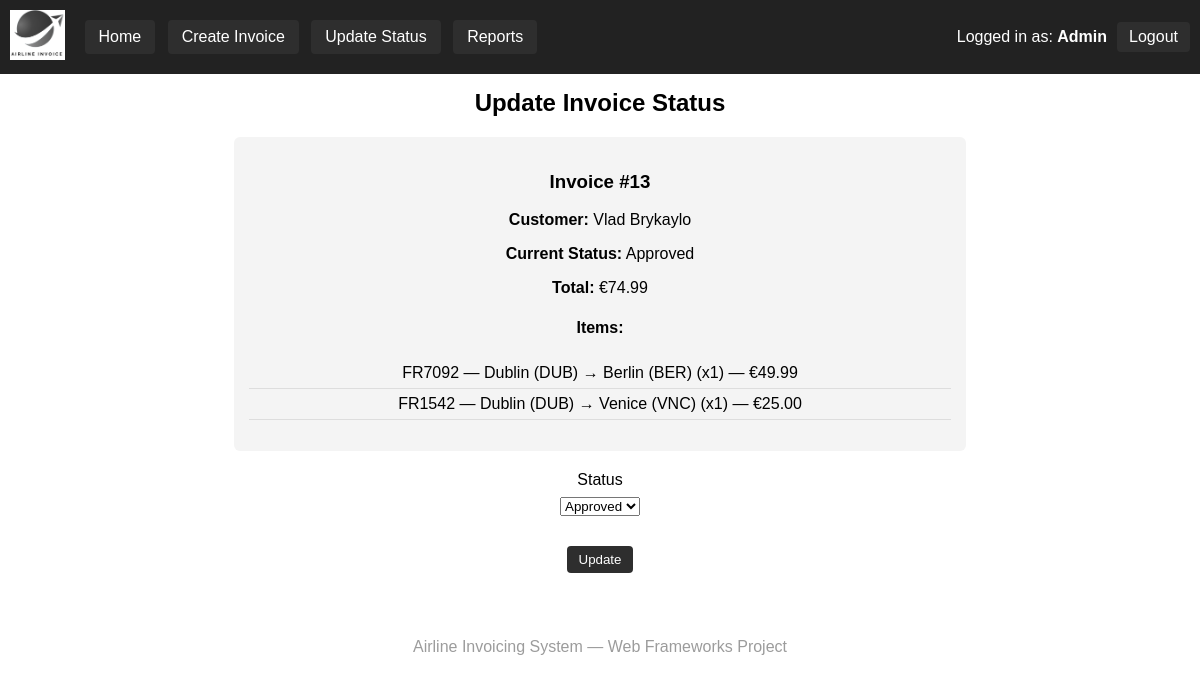
/invoices/13/update-status/ (signed in), run on the app's committed database.
### polls/models.py (models this page shows, shortened)
class Invoice(models.Model):
    customer = models.ForeignKey(Customer, on_delete=models.CASCADE)
    created_by = models.ForeignKey(User, on_delete=models.CASCADE)
    date = models.DateField(auto_now_add=True)
    status = models.CharField(max_length=20, default="Pending")
    total = models.DecimalField(max_digits=10, decimal_places=2, default=0)

class Customer(models.Model):
    name = models.CharField(max_length=100)
    email = models.EmailField()

class InvoiceItem(models.Model):
    invoice = models.ForeignKey(Invoice, on_delete=models.CASCADE)
    flight = models.ForeignKey(Flight, on_delete=models.CASCADE)
    quantity = models.PositiveIntegerField(default=1)
    line_total = models.DecimalField(max_digits=10, decimal_places=2)

class Flight(models.Model):
    flight_number = models.CharField(max_length=20)
    origin = models.CharField(max_length=100)
    destination = models.CharField(max_length=100)
    departure_time = models.DateTimeField()
    base_price = models.DecimalField(max_digits=10, decimal_places=2)

### polls/views.py (the view)
# urls.py: path('invoices/<int:invoice_id>/update-status/', views.update_invoice_status, name='update_invoice_status'),
@login_required
def update_invoice_status(request, invoice_id):
    if not user_has_role(request.user, 'Accountant'):
        return render(request, 'no_permission.html')
    invoice = get_object_or_404(Invoice, id=invoice_id)
    if request.method == 'POST':
        new_status = request.POST.get('status')
        invoice.status = new_status
        invoice.save()
        messages.success(request, "Invoice status updated!")
        return redirect('invoice_list')
    return render(request, 'update_invoice_status.html', {'invoice': invoice})

### polls/views.py (called while the page is built)
def user_has_role(user, role_name):
    if user.username == "Admin":
        return True
    return hasattr(user, 'userprofile') and user.userprofile.role == role_name

### polls/templates/update_invoice_status.html (shortened to what this page needs)
{% extends 'base.html' %}
{% block content %}
<h2>Update Invoice Status</h2>
<div style="margin-bottom:20px; padding:15px; background:#f4f4f4; border-radius:6px; width:60%; margin:auto;">
    <h3>Invoice #{{ invoice.id }}</h3>
    <p><strong>Customer:</strong> {{ invoice.customer.name }}</p>
    <p><strong>Current Status:</strong> {{ invoice.status }}</p>
    <p><strong>Total:</strong> €{{ invoice.total }}</p>
    <h4>Items:</h4>
    {% if invoice.invoiceitem_set.all %}
        <ul style="list-style:none; padding:0;">
            {% for item in invoice.invoiceitem_set.all %}
                <li style="padding:6px 0; border-bottom:1px solid #ddd;">
                    {{ item.flight.flight_number }} — {{ item.flight.origin }} → {{ item.flight.destination }}
                    (x{{ item.quantity }}) — €{{ item.line_total }}
                </li>
            {% endfor %}
        </ul>
    {% else %}
        <p>No items added.</p>
    {% endif %}
</div>
<form method="POST">
    <div>
        <label>Status</label><br>
        <select name="status">
            <option value="Approved" {% if invoice.status == "Approved" %}selected{% endif %}>Approved</option>
        </select>
    </div>
    <br>
    <button class="btn">Update</button>
</form>
{% endblock %}

### polls/templates/base.html (shortened to what this page needs)
{% load static %}
<!DOCTYPE html>
<html>
<head>
</head>
<body>
<header>
    <div style="display:flex; align-items:center; gap:20px;">
        <a href="{% url 'invoice_list' %}">
            <img src="{% static 'polls/images/airline.logo.png' %}"
                 alt="Airline Logo"
                 style="height:50px; width:auto;">
        </a>
        <nav>
            {% if user.is_authenticated %}
                {% if user.username == "Admin" %}
                    <a href="{% url 'invoice_list' %}">Home</a>
                    <a href="{% url 'create_invoice' %}">Create Invoice</a>
                    <a href="{% url 'invoice_list' %}">Update Status</a>
                    <a href="{% url 'customer_report' %}">Reports</a>
                {% endif %}
            {% endif %}
        </nav>
    </div>
    {% if user.is_authenticated %}
    <div class="right-side">
        <span>Logged in as: <strong>{{ user.username }}</strong></span>
        <a href="{% url 'logout' %}" class="btn">Logout</a>
    </div>
    {% endif %}
</header>
<div class="container">
    {% block content %}{% endblock %}
</div>
<footer>
    Airline Invoicing System — Web Frameworks Project
</footer>
</body>
</html>

### polls/templates/base.html (style rules this page uses)
body { font-family: Arial; margin: 0; padding: 0; text-align: center; }
header { background: #222; color: white; padding: 10px; display: flex; justify-content: space-between; align-items: center; }
nav a { color: white; background: #2e2e2e; padding: 8px 14px; border-radius: 4px; margin-right: 8px; display: inline-block; text-decoration: none; }
.right-side { display: flex; align-items: center; gap: 10px; border-radius: 4px; }
.container { padding: 15px; }
h1, h2 { margin-top: 0; }
.btn { padding: 6px 12px; background: #2e2e2e; color: white; text-decoration: none; border: none; cursor: pointer; border-radius: 4px; }
form { margin-top: 20px; }
input, select { margin-top: 8px; margin-bottom: 12px; }
footer { margin-top: 40px; padding: 10px; color: #9c9c9c; }

### data on the page
Invoice: id "13", customer.name "Vlad Brykaylo", status "Approved", total "74.99"
InvoiceItem: flight.flight_number "FR7092", flight.origin "Dublin (DUB)", flight.destination "Berlin (BER)", quantity "1", line_total "49.99"
InvoiceItem: flight.flight_number "FR1542", flight.origin "Dublin (DUB)", flight.destination "Venice (VNC)", quantity "1", line_total "25.00"

### other printed values
{{ user.username }} "Admin"
